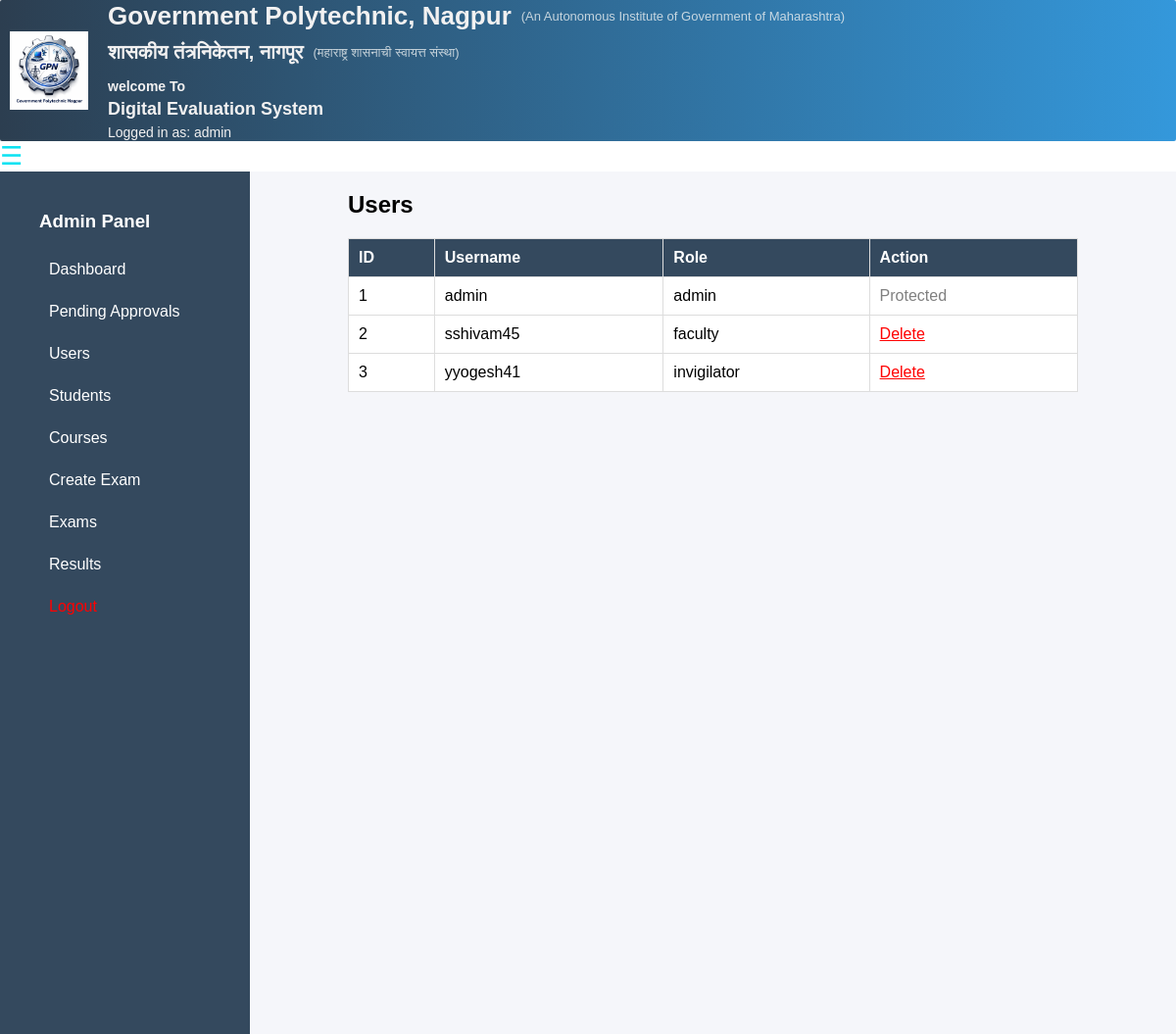
The page /view_users (signed in) on the database its author committed.
### tables this page shows
CREATE TABLE users (
    id INTEGER PRIMARY KEY AUTOINCREMENT,
    username TEXT UNIQUE,
    email TEXT UNIQUE,
    password TEXT,
    role TEXT,   -- admin / faculty / invigilator
    is_approved INTEGER DEFAULT 0,  -- 0 = pending, 1 = approved
    must_change_password INTEGER DEFAULT 0, reset_token TEXT);

### app.py (the view)
@app.route("/view_users")
@admin_required
def view_users():
    conn = get_db_connection()
    users = conn.execute("SELECT * FROM users").fetchall()
    conn.close()
    return render_template("admin/view_users.html", users=users)

### app.py (called while the page is built)
def get_db_connection():
    conn = sqlite3.connect("database.db", timeout=10, check_same_thread=False)
    conn.row_factory = sqlite3.Row
    return conn

def admin_required(f):
    @wraps(f)
    def decorated_function(*args, **kwargs):
        if session.get("role") != "admin":
            flash("Access denied")
            return redirect("/")
        return f(*args, **kwargs)
    return decorated_function

### templates/admin/view_users.html
{% extends "base.html" %}
{% block content %}
<h2>Users</h2>
<table border="1">
    <tr>
        <th>ID</th>
        <th>Username</th>
        <th>Role</th>
        <th>Action</th>
    </tr>
    {% for u in users %}
    <tr>
        <td>{{u['id']}}</td>
        <td>{{u['username']}}</td>
        <td>{{u['role']}}</td>
        <td>
            {% if u['role'] != 'admin' %}
            <a href="/delete_user/{{u['id']}}" onclick="return confirm('Are you sure you want to delete this user?')"
                style="color:red;">
                Delete
            </a>
            {% else %}
            <span style="color:gray;">Protected</span>
            {% endif %}
        </td>
    </tr>
    {% endfor %}
</table>
{% endblock %}

### templates/base.html (style rules this page uses)
table { width: 100%; border-collapse: collapse; background: white; }
table th, table td { padding: 10px; border: 1px solid #ddd; text-align: left; }
table th { background: #34495e; color: white; }
body { margin: 0; font-family: Arial; }

### rows shown on the page
users: id "1", username "admin", role "admin", shows "Protected"
users: id "2", username "sshivam45", role "faculty"
users: id "3", username "yyogesh41", role "invigilator"

### other values the page prints
{{ session.get('role') }} "admin"
